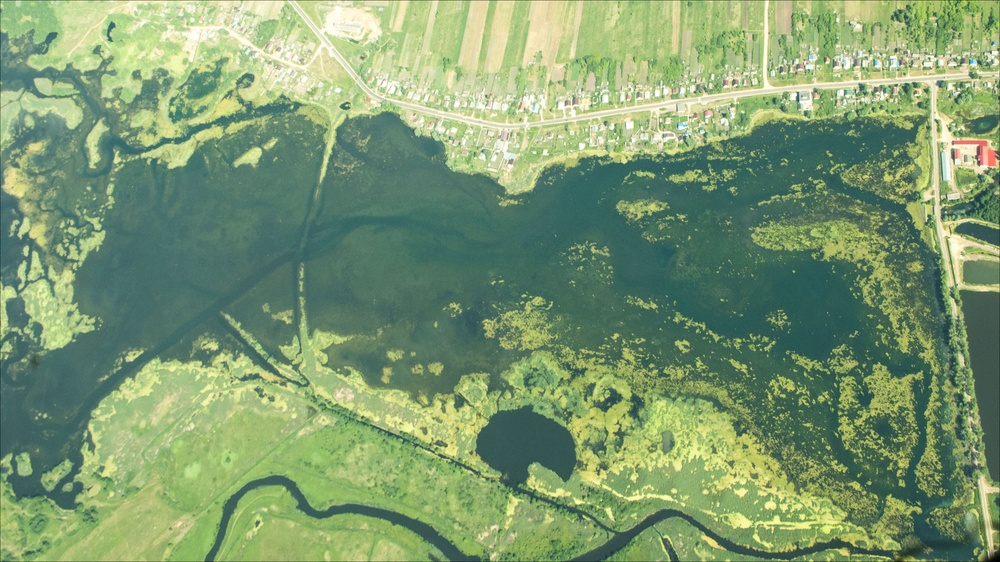
#> input picture aerophoto.jpg, 1000 x 562 px, shrunk from 3279 x 1842 before the run
$ python make_test_of_the_aero_photo_model.py
#> lines starting #> are read from the running program, lines starting #| are printed output that depends on the picture
### split_image.py
from skimage import io
from skimage.util.shape import view_as_blocks
import numpy as np


def split_the_image_in_boxes(image_path, standard_size):
#> called with image_path = 'aerophoto.jpg', standard_size = (50, 50, 3)
    standard_high, standard_width, number_of_colors = standard_size

    # read the image
    all_pixels = io.imread(image_path)
#> all_pixels is the input picture: shape (562, 1000, 3); mean R, G, B 126.4, 153.9, 112.8

    # calc params for extract the compatibility image
    real_height = all_pixels.shape[0]
#> real_height = 562
    real_width = all_pixels.shape[1]
#> real_width = 1000
    compatible_height_border = standard_high * (real_height // standard_high)
#> compatible_height_border = 550
    compatible_width_border = standard_width * (real_width // standard_width)
#> compatible_width_border = 1000

    # split the image and divide it into blocks
    compatible_image = all_pixels[:compatible_height_border, :compatible_width_border, :]
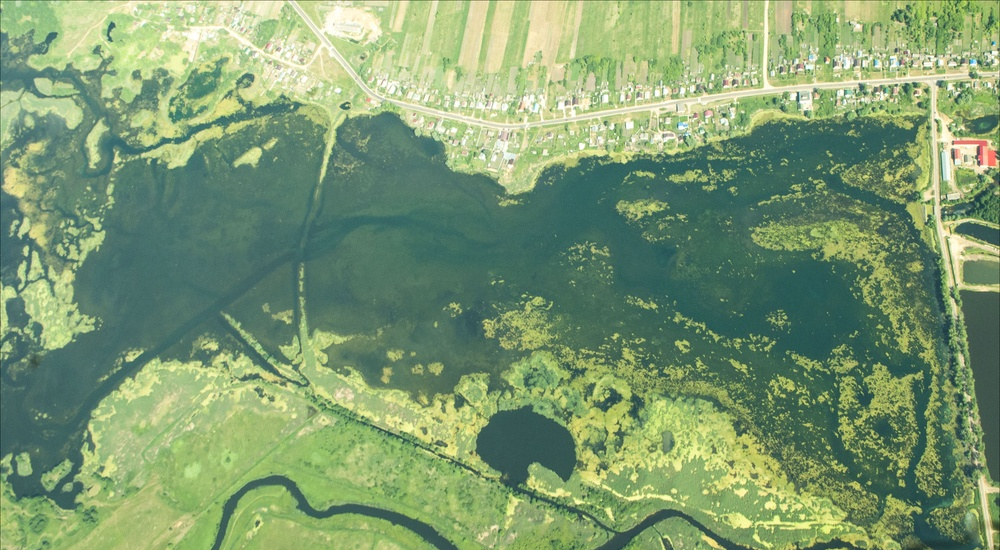
#> compatible_image: shape (550, 1000, 3); mean R, G, B 126.5, 154, 113.3
    image_blocks_matrix = view_as_blocks(compatible_image, standard_size)

    # reshape for comfortable processing
    rows, cols = image_blocks_matrix.shape[:2]
#> rows = 11; cols = 20
    image_blocks_list = np.reshape(image_blocks_matrix, newshape=(rows * cols, *standard_size))

    return image_blocks_list

### prepare_package/prepare_module.py
from itertools import product
from skimage import io
import pandas as pd
import numpy as np
import fnmatch
import os


# high level function for building dataset
# [31 lines left out: functions read_dataset, make_images_sources, build_dataset, not called in this run]


def make_columns(std_shape):
    return ["{}:{}:{}".format(*triple) for triple in product(range(1, std_shape[0] + 1),
                                                             range(1, std_shape[1] + 1),
                                                             range(1, std_shape[2] + 1))]


# cut standard image size from the center
# [13 lines left out: function cut_image, not called in this run]


# calc the border value
def calc_border(std_vals, real_vals, axis_index):
    return only_positive_int_numbers((real_vals[axis_index] - std_vals[axis_index]) / 2)


# return positive number or 0
def only_positive_int_numbers(val):
    return int(val) if val > 0 else 0


# if the real image size param(width or height through the axis_index) is bigger than
# standard return standart value if not return real value of the image
# [4 lines left out: function calc_size, not called in this run]

### make_test_of_the_aero_photo_model.py
import pickle as pkl
from prepare_package.prepare_module import make_columns
from split_image import split_the_image_in_boxes
import pandas as pd
from skimage.io import imsave
import numpy as np


def make_frame_of_images_matrices(matrices, features_columns):
    features_len = len(features_columns)

    # container for collecting all feature vectors
    index_measure_dict = dict()

    for i in range(matrices.shape[0]):
        feature_vector = matrices[i].reshape(features_len)
        index_measure_dict[i] = feature_vector
#> after the loop, index_measure_dict = 220 items

    return pd.DataFrame.from_dict(index_measure_dict, orient="index", columns=features_columns)


# path of the aero photo image
aero_photo_image = "aerophoto.jpg"

# standard size of the small images
std_size = (50, 50, 3)

# make columns names for dataset
columns = make_columns(std_size)

# cut the big image
small_images = split_the_image_in_boxes(aero_photo_image, std_size)

# make the data frame for testing
test_dataset = make_frame_of_images_matrices(small_images, columns)
#> test_dataset = table of 220 rows and 7500 columns

# free memory
del small_images

# path to model
model_path = "model_bin/model.pkl"

with open(model_path, "rb") as model_file:
#> (reads model_bin/model.pkl from the repository)
#> (the run stopped early here; a loop or call above may not have finished)
